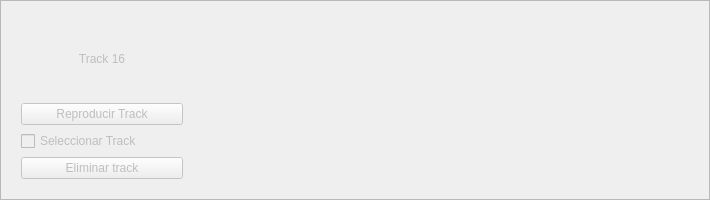
       <widget class="QFrame" name="trackui16">
        <property name="enabled">
         <bool>false</bool>
        </property>
        <property name="minimumSize">
         <size>
          <width>0</width>
          <height>200</height>
         </size>
        </property>
        <property name="frameShape">
         <enum>QFrame::StyledPanel</enum>
        </property>
        <property name="frameShadow">
         <enum>QFrame::Raised</enum>
        </property>
        <layout class="QHBoxLayout" name="horizontalLayout_16">
         <item>
          <widget class="QWidget" name="trackpanel16" native="true">
           <property name="minimumSize">
            <size>
             <width>180</width>
             <height>0</height>
            </size>
           </property>
           <property name="maximumSize">
            <size>
             <width>16777215</width>
             <height>16777215</height>
            </size>
           </property>
           <layout class="QGridLayout" name="gridLayout_18">
            <item row="0" column="0">
             <widget class="QLabel" name="label_20">
              <property name="text">
               <string>Track 16</string>
              </property>
              <property name="alignment">
               <set>Qt::AlignCenter</set>
              </property>
             </widget>
            </item>
            <item row="2" column="0">
             <widget class="QCheckBox" name="track16_checkbox">
              <property name="text">
               <string>Seleccionar Track</string>
              </property>
             </widget>
            </item>
            <item row="3" column="0">
             <widget class="QPushButton" name="Eliminar_track16">
              <property name="text">
               <string>Eliminar track</string>
              </property>
             </widget>
            </item>
            <item row="1" column="0">
             <widget class="QPushButton" name="Reproducir_track16">
              <property name="text">
               <string>Reproducir Track</string>
              </property>
             </widget>
            </item>
           </layout>
          </widget>
         </item>
         <item>
          <widget class="MplWidget" name="tracktimeline16" native="true">
           <property name="minimumSize">
            <size>
             <width>500</width>
             <height>0</height>
            </size>
           </property>
          </widget>
         </item>
        </layout>
       </widget>
